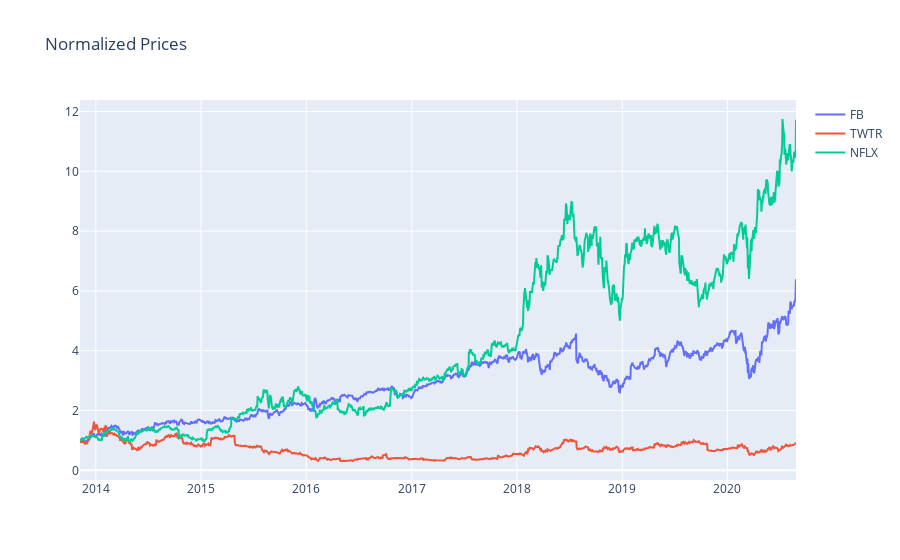

Notebook code cell kept with this figure:
### Code cell
interactive_plot(normalize(stocks_df),'Normalized Prices') #call the normalize function, the pass along the stocks df, then pass along the title as well to fit the two arguments of the interactiv eplot function we defined

### Figure 1 — Plotly figure (JSON) as saved in the notebook; plotly's stock layout.template omitted (floating-point values rounded to 4 significant figures; data arrays with more than 128 entries replaced by an {"elided": "..."} marker saying what was removed)
{"data": [{"name": "FB", "type": "scatter", "x": {"elided": "1712 str values"}, "y": {"elided": "1712 float values"}}, {"name": "TWTR", "type": "scatter", "x": {"elided": "1712 str values"}, "y": {"elided": "1712 float values"}}, {"name": "NFLX", "type": "scatter", "x": {"elided": "1712 str values"}, "y": {"elided": "1712 float values"}}], "layout": {"legend": {"tracegroupgap": 0}, "title": {"text": "Normalized Prices"}, "xaxis": {"anchor": "y", "domain": [0, 1]}, "yaxis": {"anchor": "x", "domain": [0, 1]}}}
